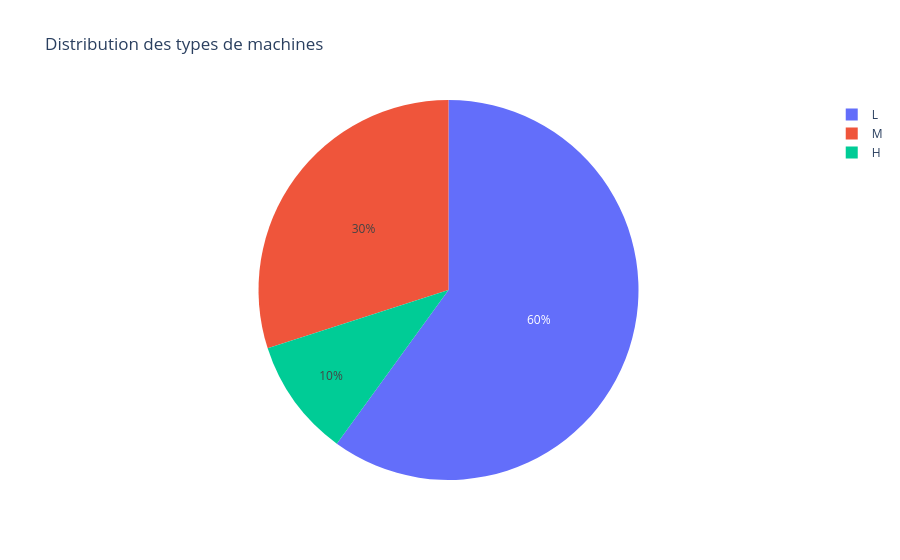

Notebook cell for this chart:
### Markdown cell above
### Distribution des types de machines

### Code cell
fig = px.pie(df, names='Type', title='Distribution des types de machines')
fig.show()
fig.write_image("../outputs/distribution_types.png")

### Figure 1 — Plotly figure (JSON) as saved in the notebook; plotly's stock layout.template omitted (floating-point values rounded to 4 significant figures; data arrays with more than 128 entries replaced by an {"elided": "..."} marker saying what was removed)
{"data": [{"domain": {"x": [0, 1], "y": [0, 1]}, "hovertemplate": "Type=%{label}<extra></extra>", "labels": {"elided": "10000 str values"}, "legendgroup": "", "name": "", "showlegend": true, "type": "pie"}], "layout": {"legend": {"tracegroupgap": 0}, "title": {"text": "Distribution des types de machines"}}}
